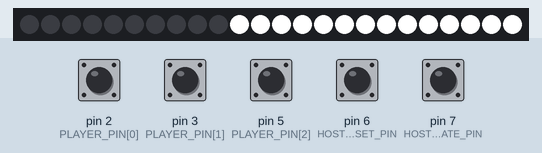
The sketch below on a simulated Arduino Uno, built with avr-gcc and run on an emulated ATmega328P. Shown: 24 RGB LEDs in strip order, left to right. The test bench sets the inputs (shaded band); at power-on: pin 2 (PLAYER_PIN[0]), pin 3 (PLAYER_PIN[1]), pin 5 (PLAYER_PIN[2]), pin 6 (HOST_RESET_PIN), pin 7 (HOST_ANIMATE_PIN) HIGH.

Above: at 2.3 s.
3.8 s: pin 2 (PLAYER_PIN[0]) pulled LOW for 0.15 s
At 3.95 s:
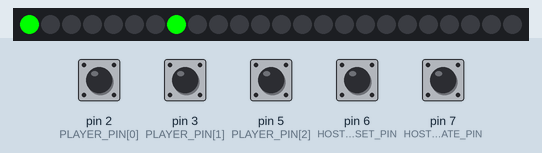
6.2 s: pin 7 (HOST_ANIMATE_PIN) pulled LOW for 1 s
At 7.35 s:
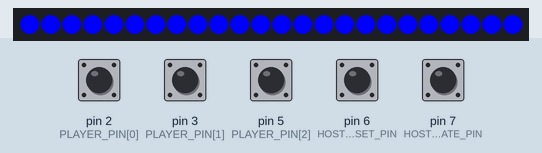
8.7 s: pin 7 (HOST_ANIMATE_PIN) pulled LOW for 1 s
At 9.86 s:
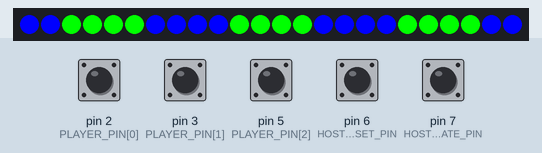
11.2 s: pin 6 (HOST_RESET_PIN) pulled LOW for 1 s
13.7 s: pin 3 (PLAYER_PIN[1]) pulled LOW for 0.15 s
At 13.85 s:
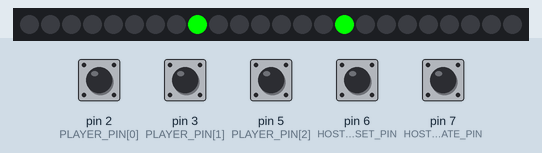
15.3 s: pin 7 (HOST_ANIMATE_PIN) pulled LOW for 1 s
At 15.73 s:
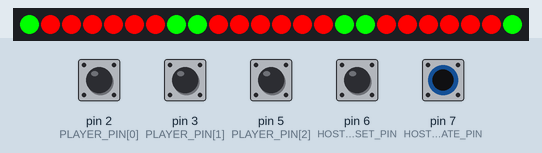
Timing chart, 0 to 18.3 s (numbered marks = the images above; inputs shaded):
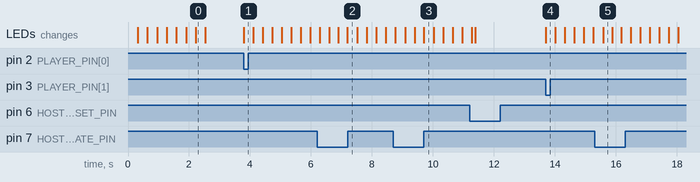

The sketch:

Firmware.ino
```cpp
#include <Adafruit_NeoPixel.h>

#define LED_PIN 4
const unsigned char PLAYER_PIN[3] = {2, 3, 5};
#define HOST_RESET_PIN 6
#define HOST_ANIMATE_PIN 7

Adafruit_NeoPixel strip = Adafruit_NeoPixel(24, LED_PIN, NEO_GRB + NEO_KHZ800);

void clearStrip()
{
    for (int i = 0; i < 24; i++)
        strip.setPixelColor(i, 0);
    strip.show();
}

void testAnimation()
{
    unsigned long long COLORS[] = {0xff0000, 0x00ff00, 0x0000ff, 0xffffff, 0x000000};
    for (int color = 0; color < 5; color++)
    {
        for (int i = 0; i < 24; i++)
        {
            strip.setPixelColor(i, COLORS[color]);
            strip.show();
            delay(20);
        }
    }
    clearStrip();
}

void showHostAnimation()
{
    unsigned long long COLORS[] = {0xff0000, 0x00ff00, 0x0000ff, 0xffffff};
    for (int color = 0; color < 4; color++)
    {
        for (int i = 0; i < 4; i++)
        {
            for (int playerNumber = 0; playerNumber < 3; playerNumber++)
            {
                strip.setPixelColor(8 * playerNumber + i, COLORS[color]);
                strip.setPixelColor(8 * (playerNumber + 1) - i - 1, COLORS[color]);
                strip.show();
            }
            delay(30);
        }
    }
    clearStrip();
}

void setup() {
    //Serial.begin(9600);
    for (int player = 0; player < 3; player++)
        pinMode(PLAYER_PIN[player], INPUT_PULLUP);
    pinMode(HOST_RESET_PIN, INPUT_PULLUP);
    pinMode(HOST_ANIMATE_PIN, INPUT_PULLUP);
    strip.begin();
    strip.show(); // Initialize all pixels to 'off'
    testAnimation();
}

void showWinAnimation(int playerNumber)
{
    unsigned long long COLORS[] = {0x00ff00, 0x000000};
    for (int color = 0; color < 2; color++)
    {
        for (int i = 0; i < 4; i++)
        {
            strip.setPixelColor(8 * playerNumber + i, COLORS[color]);
            strip.setPixelColor(8 * (playerNumber + 1) - i - 1, COLORS[color]);
            strip.show();
            delay(30);
        }
    }
}

// 30 seconds *------*  green
// 23 seconds .*----*.  yellow
// 16 seconds ..*--*..  orange
// 9 seconds  ...**...  red
// 0 seconds end animation

void do30SecondCountdown()
{
    unsigned long long COLORS[] = {
        0x00ff00, 0x00ff00, 0x00ff00, 0x00ff00,
        0x009900, 0x00ff00, 0x00ff00, 0x00ff00,

        0x000000, 0xffff00, 0xffff00, 0xffff00,
        0x000000, 0x999900, 0xffff00, 0xffff00,

        0x000000, 0x000000, 0xffa500, 0xffa500,
        0x000000, 0x000000, 0x995200, 0xffa500,

        0x000000, 0x000000, 0x000000, 0xff0000,
        0x000000, 0x000000, 0x000000, 0x990000
    };
    int countdown = 30;
    unsigned long nextSecond = millis() + 1000; // Can wrap after 50 days. Don't leave the buzzers plugged in for that long!
    bool resetButtonPushed = false;
    int resetButtonHitCount = 0;
    while (countdown > 0)
    {
        // Handle host hitting reset several times to cancel (in case this was triggered accidentally).
        resetButtonPushed = resetButtonPushed || digitalRead(HOST_RESET_PIN);
        if (resetButtonPushed && !digitalRead(HOST_RESET_PIN)) // no longer pushed
        {
            resetButtonPushed = false;
            resetButtonHitCount++;
            //Serial.println("Reset button pressed and released.\n");
        }
        if (resetButtonHitCount >= 3)
        {
            //Serial.println("Aborting countdown.\n");
            clearStrip();
            return;
        }

        // Figure out color pair
        int offset;
        if (countdown >= 23)
            offset = 0;
        else if (countdown >= 16)
            offset = 8;
        else if (countdown >= 9)
            offset = 16;
        else
            offset = 24;

        //Serial.print(countdown); Serial.print(" "); Serial.println(offset);

        // Do the animation.
        for (int animationOffset = 0; animationOffset <= 1; animationOffset++)
        {
            for (int playerNumber = 0; playerNumber < 3; playerNumber++)
            {
                for (int pos = 0; pos < 4; pos++)
                {
                    strip.setPixelColor(8 * playerNumber + pos, COLORS[offset + pos + 4 * animationOffset]);
                    strip.setPixelColor(8 * (playerNumber + 1) - pos - 1, COLORS[offset + pos + 4 * animationOffset]);
                }
            }
            strip.show();
            delay(100);
        }

        // Count time.
        if (millis() >= nextSecond)
        {
            countdown -= 1;
            nextSecond += 1000;
        }
    }
    for (int flashCount = 0; flashCount < 5; flashCount++)
    {
        for (int i = 0; i < 24; i++)
            strip.setPixelColor(i, 0xff0000);
        strip.show();
        delay(100);
        clearStrip();
        delay(100);
    }
}

int lockedInPlayer = -1;

void loop()
{
    // Look for first player to buzz in.
    if (-1 == lockedInPlayer)
    {
        for (int player = 0; player < 3; player++)
        {
            if (!digitalRead(PLAYER_PIN[player]))
            {
                lockedInPlayer = player;
            }
        }
    }
    // Animate for locked-in player
    if (-1 != lockedInPlayer)
        showWinAnimation(lockedInPlayer);
    // Reset lock-in.
    if (!digitalRead(HOST_RESET_PIN))
    {
        lockedInPlayer = -1;
        if (!digitalRead(HOST_ANIMATE_PIN))
        {
            //Serial.println("Both buttons pressed. Starting timer.");
            do30SecondCountdown();
        }
    }

    if (!digitalRead(HOST_ANIMATE_PIN))
    {
        while (!digitalRead(HOST_ANIMATE_PIN))
        {
            showHostAnimation();
        }
        clearStrip();
    }
}
```

Measured:
- after the input at 3.8 s, the LEDs: change at once (image 1)
- after the input at 6.2 s, the LEDs: first change after 0.09 s (image 2 shows a later state)
- after the input at 8.7 s, the LEDs: first differ from a run without the input after 0.40 s (image 3 shows a later state)
- after the input at 13.7 s, the LEDs: change at once (image 4)
- after the input at 15.3 s, the LEDs: change after 0.28 s (image 5)
